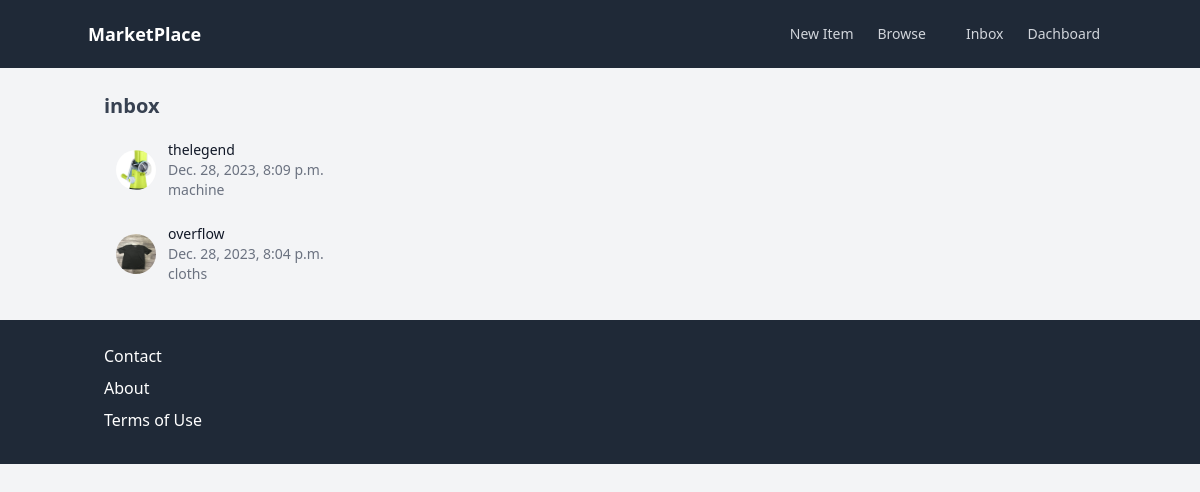
The page /inbox/ (signed in) on the database its author committed.
### conversation/models.py (models this page shows)
class Conversation(models.Model):
    item = models.ForeignKey(Item, related_name='conversations' , on_delete=models.CASCADE)
    members = models.ManyToManyField(User, related_name='conversations')
    created_at = models.DateTimeField(auto_now_add=True)
    modefied_at = models.DateTimeField(auto_now=True)
    class Meta:
        ordering = ('-modefied_at',)

### item/models.py (models this page shows, shortened)
class Item(models.Model):
    name = models.CharField(max_length = 255)
    description = models.TextField(blank=True, null=True)
    price = models.FloatField()
    is_sold = models.BooleanField(default=False)
    created_at = models.DateTimeField(auto_now_add=True)
    image = models.ImageField(upload_to="items_images", blank=True, null=True)
    created_by = models.ForeignKey(User, related_name="items", on_delete=models.CASCADE)
    category = models.ForeignKey(Category, related_name="items", on_delete=models.CASCADE)

### conversation/views.py (the view)
# urls.py: path('',views.inbox, name="inbox"),
@login_required
def inbox(request):
    conversations = Conversation.objects.filter(members__in = [request.user.id])
    return render(request, 'conversation/inbox.html', {
        'conversations':conversations
    })

### conversation/templates/conversation/inbox.html (shortened to what this page needs)
{% extends "main/base.html" %}
{% block content %}
<div class="container mx-auto p-4">
    <h2 class="text-gray-700 text-base font-bold text-xl mb-2">inbox</h2>
    <div class="mx-auto">
        <ul class="divide-y divide-gray-300">
            {% for conversation in conversations %}
                <a href='{% url "conversation:detail" conversation.id %}'>
                <li class="flex items-center p-3 hover:bg-gray-100">
                    <img class="h-10 w-10 rounded-full" src="{{conversation.item.image.url}}" alt="Profile 1">
                    <div class="ml-3">
                        {% for member in conversation.members.all %}
                            {% if member != request.user %}
                                <p class="text-sm font-medium text-gray-900">{{member.username}}</p>
                                <p class="text-sm text-gray-500">{{conversation.modefied_at}}</p>
                                <p class="text-sm text-gray-500">{{conversation.item.name}}</p>
                            {% endif %}
                        {% endfor %}
                    </div>
                </li>
            </a>
            {% endfor %}
        </ul>
    </div>
</div>
{% endblock content %}

### rows shown on the page
Conversation: item.image (picture), modefied_at "Dec. 28, 2023, 8:09 p.m.", item.name "machine"
Conversation: item.image (picture), modefied_at "Dec. 28, 2023, 8:04 p.m.", item.name "cloths"

### other values the page prints
{{ member.username }} "thelegend"
{{ member.username }} "overflow"
